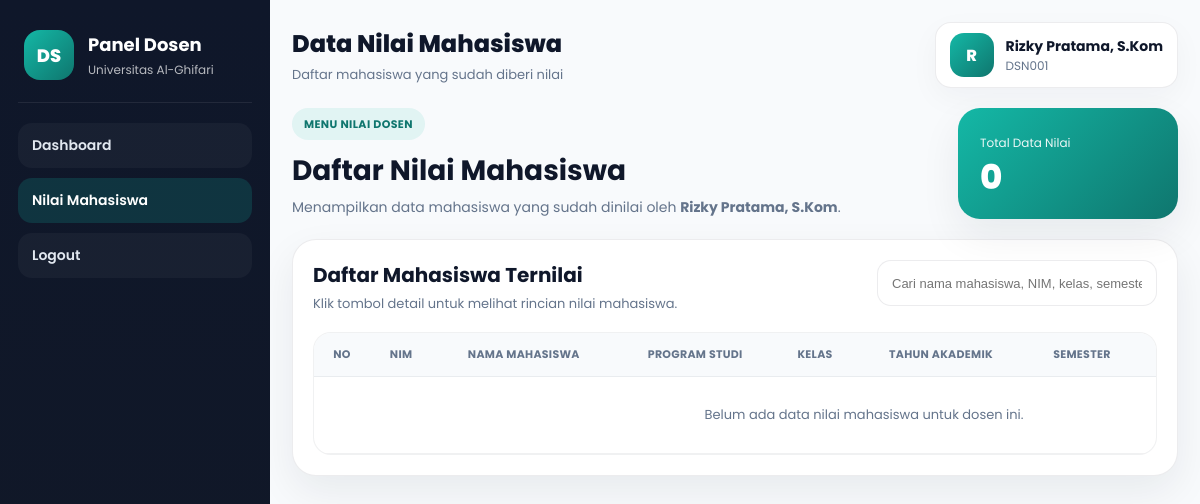
The page /dosen/nilai.php (signed in) on the database its author committed.
### tables this page shows
CREATE TABLE `dosen` (
  `id_dosen` int NOT NULL,
  `kode_dosen` varchar(30) NOT NULL,
  `nama_dosen` varchar(150) NOT NULL,
  `jenis_kelamin` enum('Laki-laki','Perempuan') NOT NULL,
  `email` varchar(120) NOT NULL,
  `program_studi` varchar(100) NOT NULL,
  `id_user` int DEFAULT NULL,
  `dibuat_pada` timestamp NULL DEFAULT CURRENT_TIMESTAMP,
  `diubah_pada` timestamp NULL DEFAULT NULL ON UPDATE CURRENT_TIMESTAMP
);

### dosen/nilai.php (the view, shortened to what this page needs)
<?php
require_once __DIR__ . "/layout.php";
$idUser   = (int)($_SESSION['id_user'] ?? 0);
$username = $_SESSION['username'] ?? '';
$namaUser = $_SESSION['nama_lengkap'] ?? 'Dosen';
$dosen = [
  'id_dosen'      => 0,
  'kode_dosen'    => $username,
  'nama_dosen'    => $namaUser,
  'email'         => '-',
  'program_studi' => '-',
];
if ($idUser > 0) {
  $sqlDosen = "SELECT id_dosen, kode_dosen, nama_dosen, email, program_studi
               FROM dosen
               WHERE id_user = ?
               LIMIT 1";
  $stmtDosen = $conn->prepare($sqlDosen);
  if ($stmtDosen) {
    $stmtDosen->bind_param("i", $idUser);
    $stmtDosen->execute();
    $resDosen = $stmtDosen->get_result();
    if ($resDosen && ($rowDosen = $resDosen->fetch_assoc())) {
      $dosen = [
        'id_dosen'      => (int)($rowDosen['id_dosen'] ?? 0),
        'kode_dosen'    => $rowDosen['kode_dosen'] ?? $username,
        'nama_dosen'    => $rowDosen['nama_dosen'] ?? $namaUser,
        'email'         => $rowDosen['email'] ?? '-',
        'program_studi' => $rowDosen['program_studi'] ?? '-',
      ];
    }
  }
}
$rows = [];
$totalData = count($rows);
renderDosenLayoutStart([
  'title'       => 'Dosen - Data Nilai',
  'page_title'  => 'Data Nilai Mahasiswa',
  'page_sub'    => 'Daftar mahasiswa yang sudah diberi nilai',
  'nama_tampil' => $dosen['nama_dosen'],
  'username'    => $dosen['kode_dosen'],
  'assetsBase'  => '..',
  'menu'        => 'nilai'
]);
?>
<link rel="stylesheet" href="../css/css_dosen/nilai.css?v=1">
<section class="nilai-page" id="dosenNilaiPage">
  <div class="nilai-hero">
    <div>
      <div class="nilai-badge">MENU NILAI DOSEN</div>
      <h1 class="nilai-title">Daftar Nilai Mahasiswa</h1>
      <p class="nilai-subtitle">
        Menampilkan data mahasiswa yang sudah dinilai oleh
        <strong><?= e($dosen['nama_dosen']) ?></strong>.
      </p>
    </div>
    <div class="nilai-hero-side">
      <div class="hero-mini-card">
        <div class="hero-mini-label">Total Data Nilai</div>
        <div class="hero-mini-value"><?= e($totalData) ?></div>
      </div>
    </div>
  </div>
  <div class="nilai-card">
    <div class="nilai-card-head">
      <div>
        <div class="section-title">Daftar Mahasiswa Ternilai</div>
        <div class="section-sub">Klik tombol detail untuk melihat rincian nilai mahasiswa.</div>
      </div>
      <div class="nilai-search-wrap">
        <input
          type="text"
          id="searchNilai"
          class="nilai-search"
          placeholder="Cari nama mahasiswa, NIM, kelas, semester..."
        >
      </div>
    </div>
    <div class="nilai-table-shell">
      <div class="nilai-table-wrap">
        <table class="nilai-table" id="nilaiTable">
          <thead>
            <tr>
              <th>No</th>
              <th>NIM</th>
              <th>Nama Mahasiswa</th>
              <th>Program Studi</th>
              <th>Kelas</th>
              <th>Tahun Akademik</th>
              <th>Semester</th>
              <th>Nilai Akhir</th>
            </tr>
          </thead>
          <tbody id="nilaiTableBody">
            <?php if (!empty($rows)): ?>
              <?php $no = 1; ?>
              <?php foreach ($rows as $row): ?>
                <?php
                  $semester = trim((string)($row['semester'] ?? '-'));
                  $tahun    = trim((string)($row['tahun_akademik'] ?? '-'));
                  $tugas    = number_format((float)($row['tugas'] ?? 0), 2);
                  $uts      = number_format((float)($row['uts'] ?? 0), 2);
                  $uas      = number_format((float)($row['uas'] ?? 0), 2);
                  $hadir    = number_format((float)($row['kehadiran'] ?? 0), 2);
                  $akhir    = number_format((float)($row['nilai_akhir'] ?? 0), 2);
                  $grade    = trim((string)($row['grade'] ?? '-'));
                  $ket      = trim((string)($row['keterangan'] ?? '-'));
                ?>
                <tr>
                  <td class="center"><?= $no++; ?></td>
                  <td class="center"><?= e($row['nim'] ?? '-') ?></td>
                  <td class="left"><?= e($row['nama_mahasiswa'] ?? '-') ?></td>
                  <td class="left"><?= e($row['program_studi'] ?? '-') ?></td>
                  <td class="center"><?= e($row['kelas'] ?? '-') ?></td>
                  <td class="center"><?= e($tahun) ?></td>
                  <td class="center"><?= e($semester) ?></td>
                  <td class="center"><?= e($akhir) ?></td>
                  <td class="center"><?= e($grade !== '' ? $grade : '-') ?></td>
                  <td class="center">
                    <button
                      type="button"
                      class="btn-detail"
                      data-id="<?= e($row['id_nilai']) ?>"
                      data-nim="<?= e($row['nim'] ?? '-') ?>"
                      data-nama="<?= e($row['nama_mahasiswa'] ?? '-') ?>"
                      data-prodi="<?= e($row['program_studi'] ?? '-') ?>"
                      data-kelas="<?= e($row['kelas'] ?? '-') ?>"
                      data-tahun="<?= e($tahun) ?>"
                      data-semester="<?= e($semester) ?>"
                      data-tugas="<?= e($tugas) ?>"
                      data-uts="<?= e($uts) ?>"
                      data-uas="<?= e($uas) ?>"
                      data-kehadiran="<?= e($hadir) ?>"
                      data-akhir="<?= e($akhir) ?>"
                      data-grade="<?= e($grade !== '' ? $grade : '-') ?>"
                      data-keterangan="<?= e($ket !== '' ? $ket : '-') ?>"
                    >
                      Detail
                    </button>
                  </td>
                </tr>
              <?php endforeach; ?>
            <?php else: ?>
              <tr class="empty-row">
                <td colspan="10">
                  Belum ada data nilai mahasiswa untuk dosen ini.
                </td>
              </tr>
            <?php endif; ?>
          </tbody>
        </table>
      </div>
    </div>
  </div>
</section>
<?php
renderDosenLayoutEnd([
  'assetsBase' => '..'
]);

### dosen/layout.php (shortened to what this page needs)
<?php
if (!function_exists('e')) {
  function e($str) {
    return htmlspecialchars((string)$str, ENT_QUOTES, 'UTF-8');
  }
}
function renderDosenLayoutStart(array $opts = [])
{
    $pageTitle   = $opts['page_title'] ?? 'Dashboard';
    $pageSub     = $opts['page_sub'] ?? 'Panel dosen';
    $namaTampil  = $opts['nama_tampil'] ?? ($_SESSION['nama_lengkap'] ?? 'Dosen');
    $username    = $opts['username'] ?? ($_SESSION['username'] ?? '-');
    $assetsBase  = $opts['assetsBase'] ?? '..';
  ?>
  <!doctype html>
  <html lang="id">
  <head>
    <link rel="stylesheet" href="<?= e($assetsBase) ?>/css/css_dosen/dashboard.css?v=1">
  </head>
  <body>
    <div class="dosen-shell" id="dosenApp">
      <aside class="dosen-sidebar">
        <div class="brand-box">
          <div class="brand-logo">DS</div>
          <div>
            <div class="brand-title">Panel Dosen</div>
            <div class="brand-sub">Universitas Al-Ghifari</div>
          </div>
        </div>
        <nav class="dosen-menu">
        <a href="dashboard.php" class="menu-link <?= (($opts['menu'] ?? 'dashboard') === 'dashboard') ? 'active' : '' ?>">Dashboard</a>
        <a href="nilai.php" class="menu-link <?= (($opts['menu'] ?? '') === 'nilai') ? 'active' : '' ?>">Nilai Mahasiswa</a>
        <a href="logout.php" class="menu-link danger">Logout</a>
        </nav>
      </aside>
      <main class="dosen-main">
        <header class="dosen-topbar">
          <div>
            <div class="page-title"><?= e($pageTitle) ?></div>
            <div class="page-sub"><?= e($pageSub) ?></div>
          </div>
          <div class="user-chip">
            <div class="user-avatar"><?= e(strtoupper(substr($namaTampil, 0, 1))) ?></div>
            <div>
              <div class="user-name"><?= e($namaTampil) ?></div>
              <div class="user-id"><?= e($username) ?></div>
            </div>
          </div>
        </header>
        <section class="dosen-content">
  <?php
}
function renderDosenLayoutEnd(array $opts = [])
{
  ?>
        </section>
      </main>
    </div>
  </body>
  </html>
  <?php
}

### css/css_dosen/dashboard.css (style rules this page uses)
:root { --bg: #f8fafc; --card: #ffffff; --text: #0f172a; --muted: #64748b; --line: rgba(15,23,42,.08); --shadow: 0 20px 50px rgba(15,23,42,.08); --teal: #14b8a6; --teal-dark: #0f766e; --danger: #ef4444; --danger-dark: #dc2626; }
* { box-sizing:border-box; }
html, body { margin:0; padding:0; font-family:'Poppins',sans-serif; background:var(--bg); color:var(--text); }
.dosen-shell { display:flex; min-height:100vh; }
.dosen-sidebar { width:270px; background:linear-gradient(180deg, #0f172a 0%, #111827 100%); color:#fff; padding:24px 18px; position:sticky; top:0; height:100vh; }
.brand-box { display:flex; align-items:center; gap:14px; padding:6px 6px 22px; border-bottom:1px solid rgba(255,255,255,.08); margin-bottom:20px; }
.brand-logo { width:50px; height:50px; border-radius:16px; background:linear-gradient(135deg, #14b8a6, #0f766e); display:flex; align-items:center; justify-content:center; font-weight:800; font-size:18px; color:#fff; }
.brand-title { font-size:18px; font-weight:700; }
.brand-sub { font-size:12px; color:rgba(255,255,255,.7); margin-top:3px; }
.dosen-menu { display:flex; flex-direction:column; gap:10px; }
.menu-link { text-decoration:none; color:#e2e8f0; font-size:14px; font-weight:600; padding:12px 14px; border-radius:14px; transition:.18s ease; background:rgba(255,255,255,.04); }
.menu-link:hover, .menu-link.active { background:rgba(20,184,166,.18); color:#fff; }
.dosen-main { flex:1; min-width:0; padding:22px; }
.dosen-topbar { display:flex; align-items:center; justify-content:space-between; gap:16px; margin-bottom:20px; }
.page-title { font-size:24px; font-weight:800; color:var(--text); }
.page-sub { margin-top:4px; font-size:13px; color:var(--muted); }
.user-chip { display:flex; align-items:center; gap:12px; background:#fff; border:1px solid var(--line); border-radius:16px; padding:10px 14px; box-shadow:0 10px 30px rgba(15,23,42,.04); }
.user-avatar { width:44px; height:44px; border-radius:14px; background:linear-gradient(135deg, #14b8a6, #0f766e); color:#fff; display:flex; align-items:center; justify-content:center; font-weight:800; }
.user-name { font-size:14px; font-weight:700; }
.user-id { font-size:12px; color:var(--muted); }
.dosen-content { display:block; }

### rows shown on the page
dosen: nama_dosen "R", nama_dosen "Rizky Pratama, S.Kom", kode_dosen "DSN001"

### other values the page prints
$pageTitle "Data Nilai Mahasiswa"
$pageSub "Daftar mahasiswa yang sudah diberi nilai"
$totalData "0"
